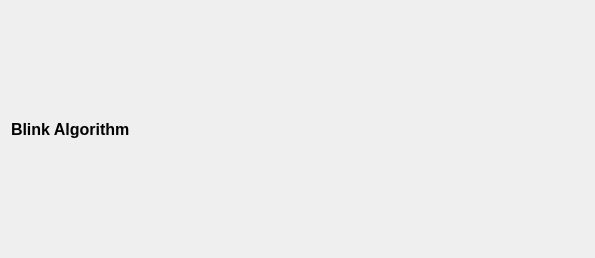
<?xml version="1.0" encoding="UTF-8"?>
<ui version="4.0">
 <class>BlinkConfigWidget</class>
 <widget class="QWidget" name="BlinkConfigWidget">
  <property name="geometry">
   <rect>
    <x>0</x>
    <y>0</y>
    <width>595</width>
    <height>258</height>
   </rect>
  </property>
  <property name="windowTitle">
   <string>Form</string>
  </property>
  <layout class="QGridLayout" name="gridLayout_2">
   <item row="0" column="0">
    <layout class="QGridLayout" name="gridLayout">
     <item row="0" column="0">
      <widget class="QLabel" name="label">
       <property name="font">
        <font>
         <pointsize>12</pointsize>
         <bold>true</bold>
        </font>
       </property>
       <property name="text">
        <string>Blink Algorithm</string>
       </property>
      </widget>
     </item>
    </layout>
   </item>
  </layout>
 </widget>
 <resources/>
 <connections/>
</ui>
